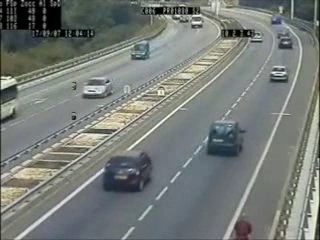
#> input picture frame 75 of computer_vision_part2/images/cars.avi, 320 x 240 px, given in place of the camera
$ jupyter execute --allow-errors ' Connect Mobile Camera in openCV.ipynb'
#> lines starting #> are read from the running program, lines starting #| are printed output that depends on the picture
[cell 1]
import cv2

[cell 2]
##first download web camera in mobile app
##then search ip address in web browser


##ip address of web camera which is installed in mobile.
camera = "http://192.168.129.22:8080/video"

cap = cv2.VideoCapture(0)
cap.open(camera)

#it is 4 byte code which is use to specify the video codec
fourcc = cv2.VideoWriter_fourcc(*"XVID")  # *"XVID"
#It contain 4 parameter , name, codec,fps,resolution
output = cv2.VideoWriter("images/output1.avi",fourcc,20.0,(640,480))

while cap.isOpened():
    ret, frame = cap.read()
#> frame is the input picture: shape (240, 320, 3); mean B, G, R 120, 123.9, 118.8
    if ret == True:
        frame = cv2.resize(frame, (900,500))
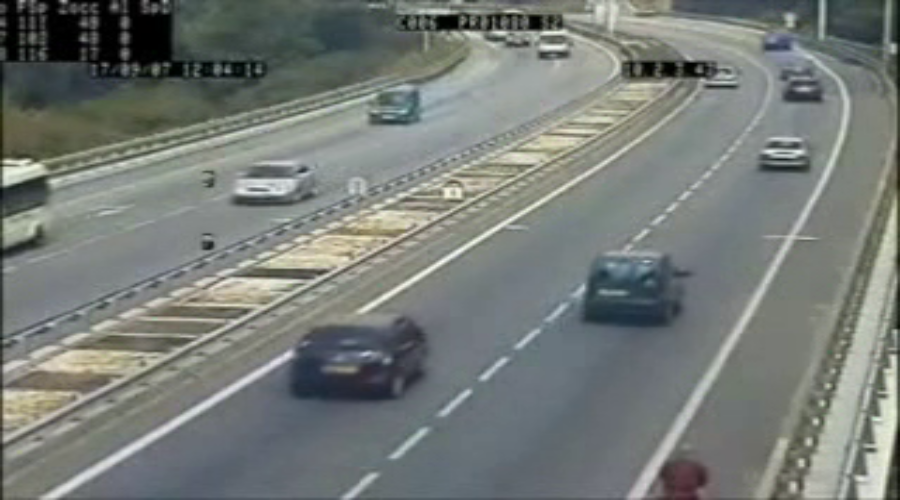
#> frame: shape (500, 900, 3); mean B, G, R 119.9, 123.8, 118.7
        frame = cv2.flip(frame, -1)
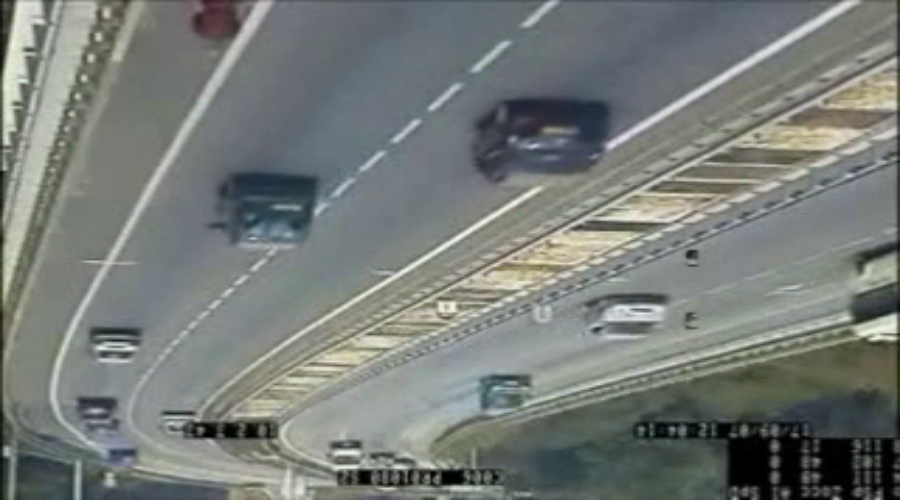
#> frame: shape (500, 900, 3); mean B, G, R 119.9, 123.8, 118.7
        cv2.imshow("Mobile camer video", frame)
        output.write(frame)
        if cv2.waitKey(1) & 0xFF == ord("q"):
#> (key q is pressed here)
            break

cap.release()
output.release()
cv2.destroyAllWindows()

$ run again, starting later in the video
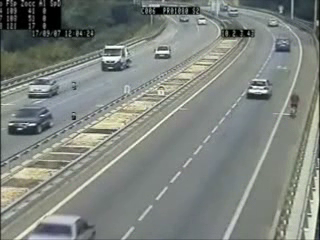
#> input picture frame 337 of computer_vision_part2/images/cars.avi, 320 x 240 px, given in place of the camera
#> frame is the input picture: shape (240, 320, 3); mean B, G, R 126.3, 131.7, 126
#> `frame = cv2.resize(frame, (900,500))`:
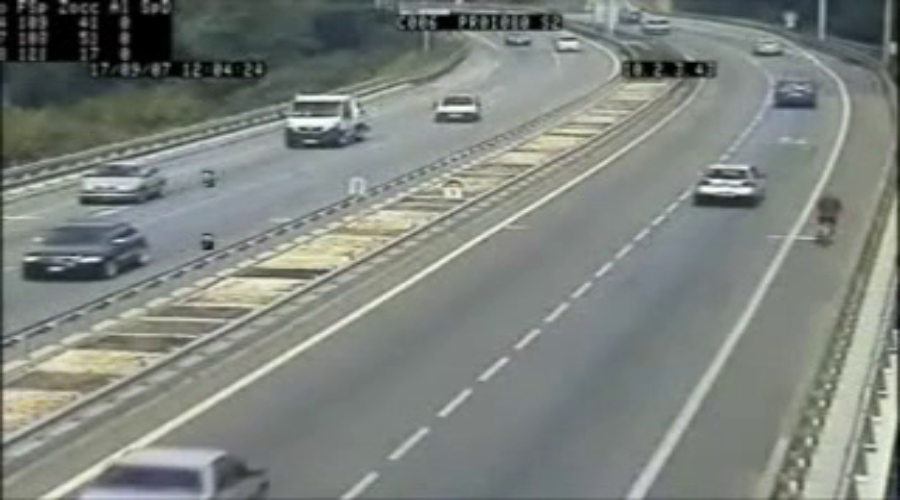
#> frame: shape (500, 900, 3); mean B, G, R 126.2, 131.6, 125.9
#> `frame = cv2.flip(frame, -1)`:
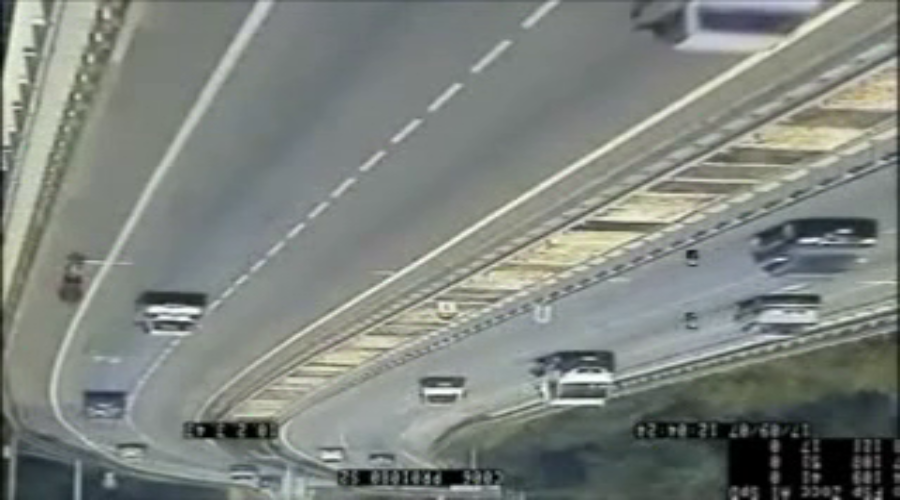
#> frame: shape (500, 900, 3); mean B, G, R 126.2, 131.6, 125.9

$ run again, starting later in the video
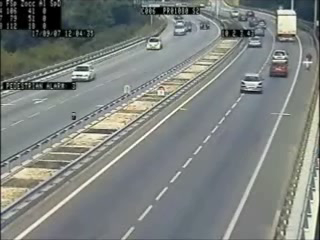
#> input picture frame 600 of computer_vision_part2/images/cars.avi, 320 x 240 px, given in place of the camera
#> frame is the input picture: shape (240, 320, 3); mean B, G, R 126.6, 129.8, 124.9
#> `frame = cv2.resize(frame, (900,500))`:
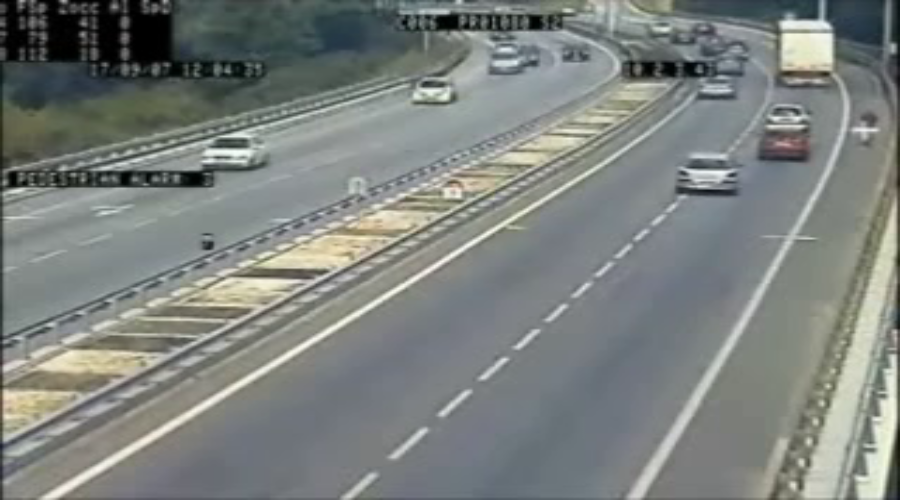
#> frame: shape (500, 900, 3); mean B, G, R 126.5, 129.7, 124.8
#> `frame = cv2.flip(frame, -1)`:
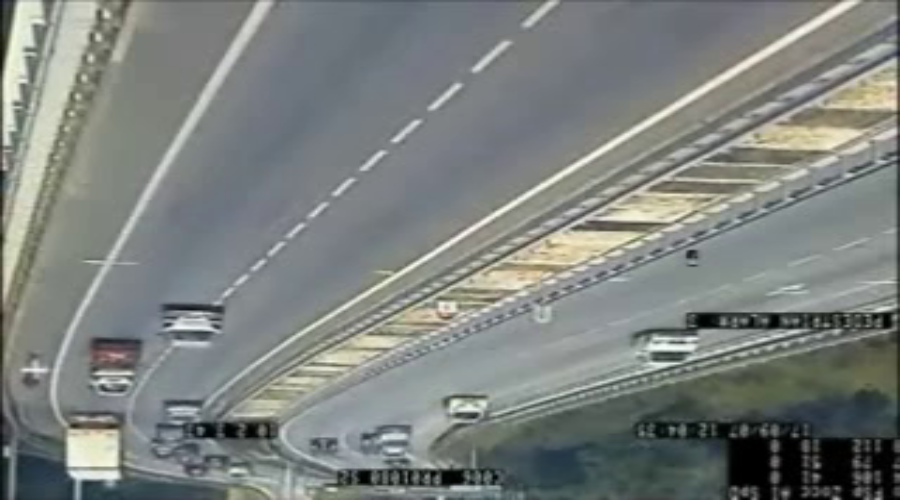
#> frame: shape (500, 900, 3); mean B, G, R 126.5, 129.7, 124.8
